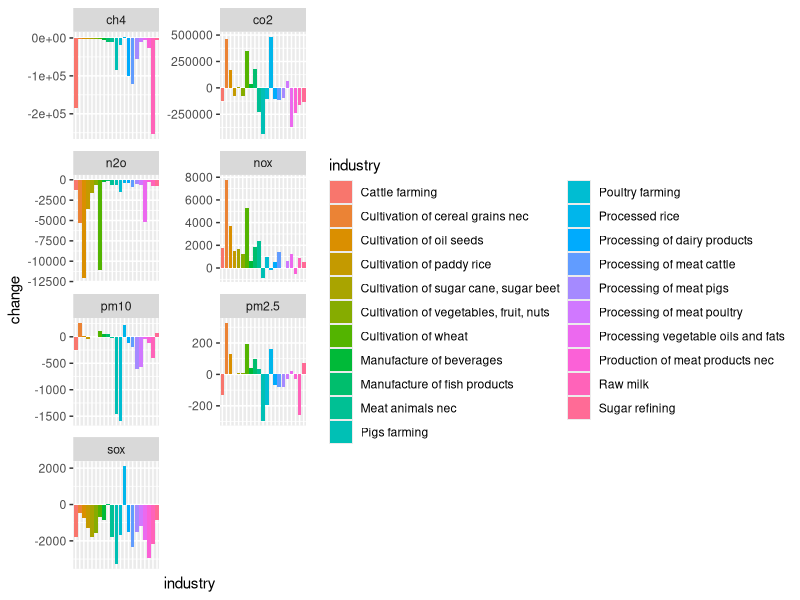
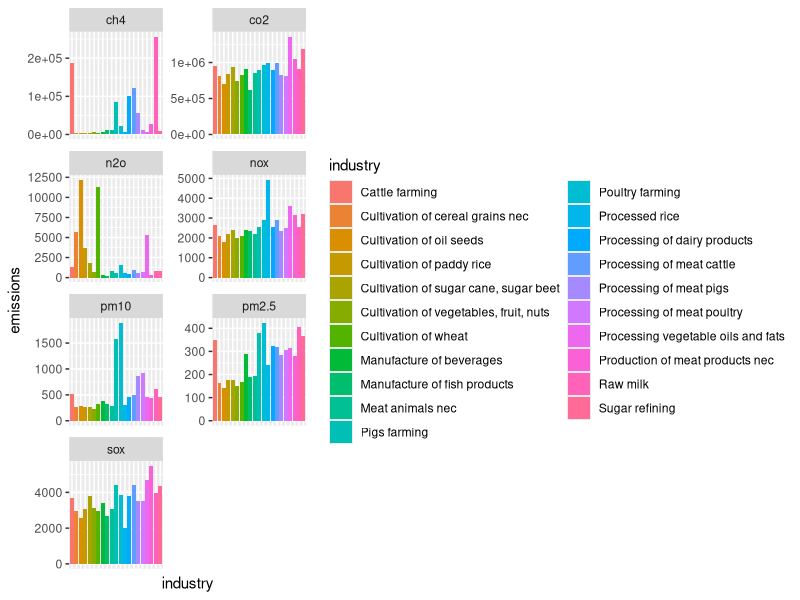
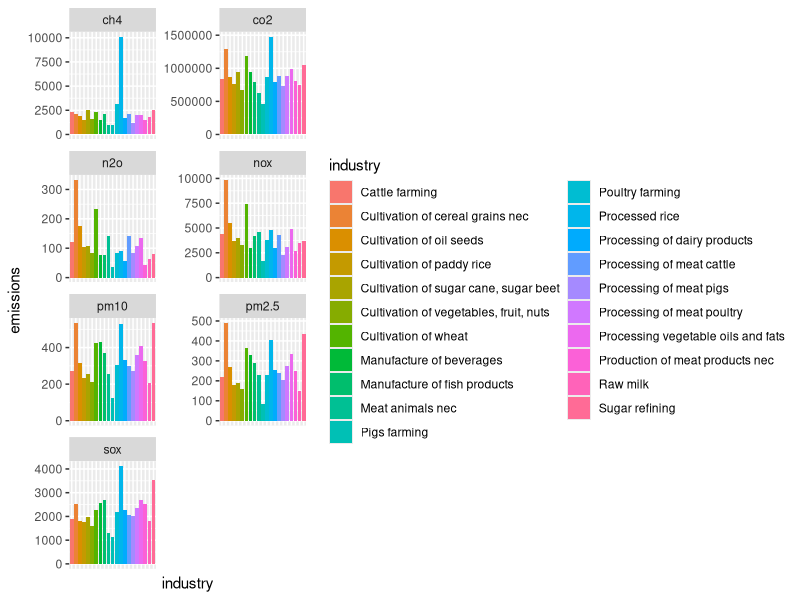

Write the R code that produced these figures, in order.
## ---- chunk 1
knitr::opts_chunk$set(echo = TRUE)

library(readr)
library(magrittr)
library(dplyr)
library(tidyr)
library(ggplot2)
library(here)

## ---- chunk 2
# Importing data bases of emission factors for 2000 and 2007

ef_2000 <- read_csv(here("Databases/Emission_factors_2000.csv"))
  cols(
    industry = col_character(),
    co2 = col_double(),
    ch4 = col_double(),
    n2o = col_double(),
    sox = col_double(),
    nox = col_double(),
    pm10 = col_double(),
    pm2.5 = col_double()
  )

ef_2007 <- read_csv(here("Databases/emission_factors_2007.csv"))
  cols(
    Industry = col_character(),
    co2_c = col_double(),
    ch4_c = col_double(),
    n2o_c = col_double(),
    sox_c = col_double(),
    nox_c = col_double(),
    pm10_c = col_double(),
    pm2.5_c = col_double(),
    co2_nc = col_double(),
    ch4_nc = col_double(),
    n2o_nc = col_double(),
    sox_nc = col_double(),
    nox_nc = col_double(),
    pm10_nc = col_double(),
    pm2.5_nc = col_double(),
    sf6 = col_double(),
    hfc = col_double(),
    pfc = col_double()
  )

## ---- chunk 3
# Adding combusted and noncombusted emissions for 2007

ef_2007 <- ef_2007 %>% 
  mutate(co2 = co2_c + co2_nc, ch4 = ch4_c + ch4_nc, n2o = n2o_c + n2o_nc, sox = sox_c+sox_nc, nox= nox_c + nox_nc, pm10= pm10_c + pm10_nc, pm2.5= pm2.5_c + pm2.5_nc) %>% 
  select(industry= Industry, co2, ch4, n2o, sox, nox, pm10, pm2.5)

# List of industries that are in 2007 but not in 2000 (some of them are present in both but small changes in the wording made R to recognize them as different). Just to check if there are relevant industries related to food that differ between years.

diff_industry <- data.frame(ef_2007$industry[!(ef_2007$industry %in% ef_2000$industry)])

# Selecting food related industries based on list in the final power point

ef_2000 <- ef_2000 %>% 
  filter(industry %in% c("Cultivation of paddy rice", "Cultivation of wheat", "Cultivation of cereal grains nec", "Processed rice", "Cattle farming","Processing of meat cattle", "Pigs farming", "Processing of meat pigs", "Poultry farming",   "Processing of meat poultry", "Meat animals nec","Production of meat products nec", "Manufacture of fish products", "Processing of dairy products", "Raw milk", "Cultivation of vegetables, fruit, nuts", "Cultivation of sugar cane, sugar beet", "Sugar refining", "Cultivation of oil seeds", "Processing vegetable oils and fats", "Manufacture of beverages"))

ef_2007 <- ef_2007 %>% 
  filter(industry %in% c("Cultivation of paddy rice", "Cultivation of wheat", "Cultivation of cereal grains nec", "Processed rice", "Cattle farming","Processing of meat cattle", "Pigs farming", "Processing of meat pigs", "Poultry farming",   "Processing of meat poultry", "Meat animals nec","Production of meat products nec", "Manufacture of fish products", "Processing of dairy products", "Raw milk", "Cultivation of vegetables, fruit, nuts", "Cultivation of sugar cane, sugar beet", "Sugar refining", "Cultivation of oil seeds", "Processing vegetable oils and fats", "Manufacture of beverages"))

# Transforming into tidy data (better for working in R)

ef_2000 <- ef_2000 %>% 
  gather(key = type, value = emissions, - industry) %>% 
  mutate(year= 2000)

ef_2007 <- ef_2007 %>% 
  gather(key = type, value = emissions, - industry) %>% 
  mutate(year= 2007)
  
ef <- bind_rows(ef_2000, ef_2007)

## ---- chunk 4

changes_emissions <- ef %>% 
  group_by(industry, type) %>% 
  summarise(change = emissions[year==2007] - emissions[year==2000]) 

ggplot(changes_emissions, aes(industry, change, fill = industry)) +
  geom_bar(stat = "identity") +
  theme(axis.ticks.x = element_blank(), axis.text.x = element_blank())+
  facet_wrap(~ type, ncol = 2, scales = "free") 

ggplot(filter(ef, year == 2000), aes(industry, emissions, fill = industry)) +
  geom_bar(stat = "identity") +
  theme(axis.ticks.x = element_blank(), axis.text.x = element_blank())+
  facet_wrap(~ type, ncol = 2, scales = "free") 

ggplot(filter(ef, year == 2007), aes(industry, emissions, fill = industry)) +
  geom_bar(stat = "identity") +
  theme(axis.ticks.x = element_blank(), axis.text.x = element_blank())+
  facet_wrap(~ type, ncol = 2, scales = "free") 


## ---- chunk 5

ef <- ef %>% 
  mutate(new_industry = ifelse(industry %in% c("Cultivation of paddy rice", "Cultivation of wheat", "Cultivation of cereal grains nec","Processed rice"), "cereal", ifelse( industry %in% c("Cattle farming","Processing of meat cattle"), "beef", ifelse(industry %in% c("Pigs farming", "Processing of meat pigs"), "pork", ifelse(industry %in% c("Poultry farming",   "Processing of meat poultry"), "poultry", ifelse(industry %in% c("Meat animals nec","Production of meat products nec"), "meat_other", ifelse(industry %in% c("Manufacture of fish products"), "fish", ifelse(industry %in% c("Processing of dairy products", "Raw milk"), "dairy", ifelse(industry %in% c("Cultivation of vegetables, fruit, nuts"), "vegs", ifelse(industry %in% c("Cultivation of sugar cane, sugar beet", "Sugar refining"), "sugar", ifelse(industry %in% c("Cultivation of oil seeds", "Processing vegetable oils and fats"), "oil", ifelse(industry %in% c("Manufacture of beverages"), "beverages",0))))))))))))

